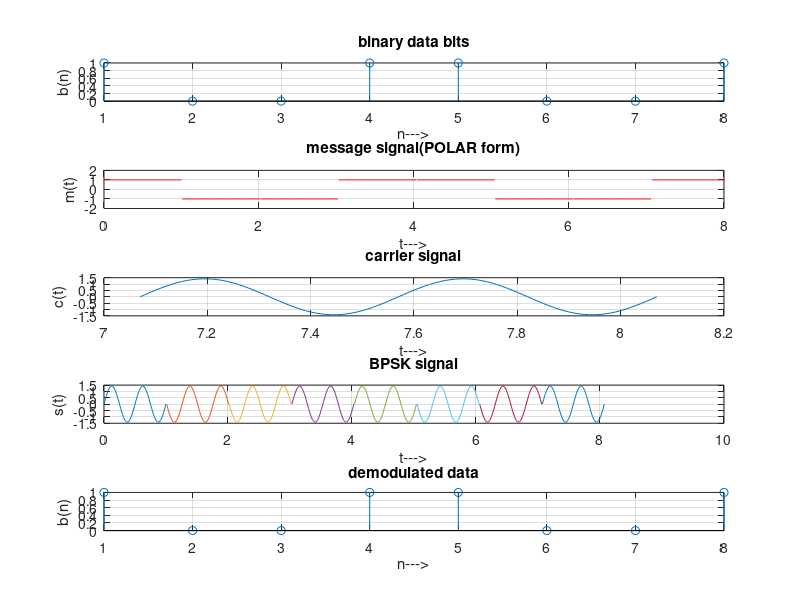

MATLAB code to generate this figure:
% PSK modulation

clc;
clear all;
close all;
%GENERATE CARRIER SIGNAL
Tb=1;
t=0:Tb/100:Tb;
fc=2;
c=sqrt(2/Tb)*sin(2*pi*fc*t);
%generate message signal
N=8;
m=rand(1,N);
t1=0;t2=Tb
for i=1:N
 t=[t1:.01:t2]
 if m(i)>0.5
 m(i)=1;
 m_s=ones(1,length(t));
 else
 m(i)=0;
 m_s=-1*ones(1,length(t));
 end
 message(i,:)=m_s;
 %product of carrier and message signal
 bpsk_sig(i,:)=c.*m_s;
 %Plot the message and BPSK modulated signal
 subplot(5,1,2);axis([0 N -2 2]);plot(t,message(i,:),'r');
 title('message signal(POLAR form)');xlabel('t--->');ylabel('m(t)');
 grid on; hold on;
 subplot(5,1,4);plot(t,bpsk_sig(i,:));
 title('BPSK signal');xlabel('t--->');ylabel('s(t)');
 grid on; hold on;
 t1=t1+1.01; t2=t2+1.01;
end
hold off
%plot the input binary data and carrier signal
subplot(5,1,1);stem(m);
title('binary data bits');xlabel('n--->');ylabel('b(n)');
grid on;
subplot(5,1,3);plot(t,c);
title('carrier signal');xlabel('t--->');ylabel('c(t)');
grid on; 



% PSK Demodulation
t1=0;t2=Tb
 for i=1:N
 t=[t1:.01:t2]
 %correlator
 x=sum(c.*bpsk_sig(i,:));
 %decision device
 if x>0
 demod(i)=1;
 else
 demod(i)=0;
 end
 t1=t1+1.01;
 t2=t2+1.01;
 end
 %plot the demodulated data bits
 subplot(5,1,5);stem(demod);
 title('demodulated data');xlabel('n--->');ylabel('b(n)');
 grid on 
